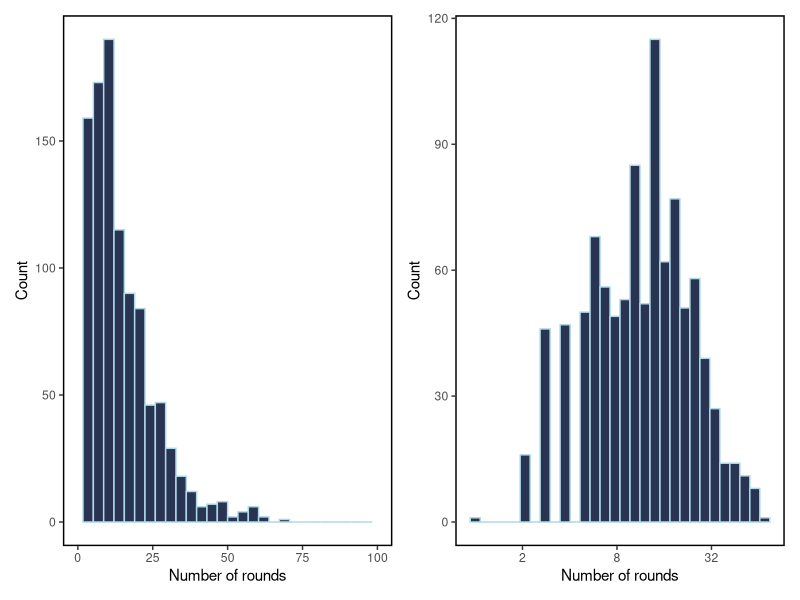
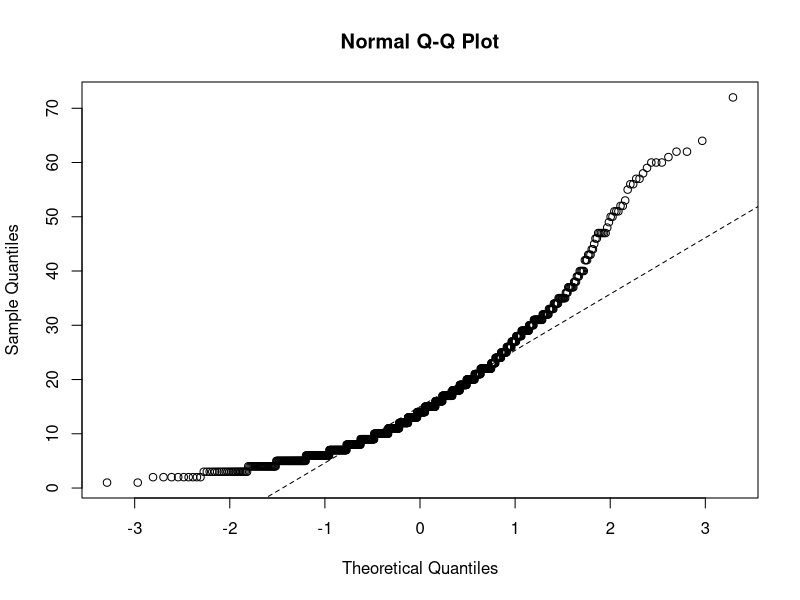
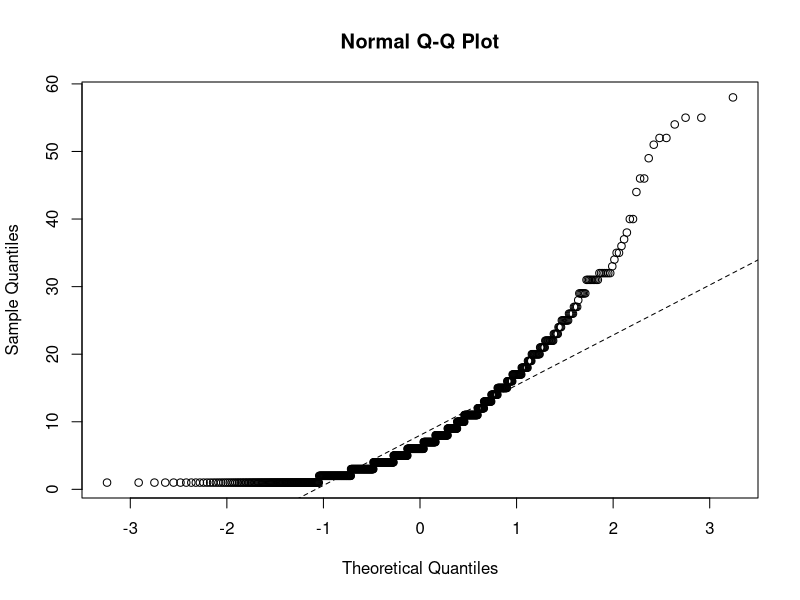
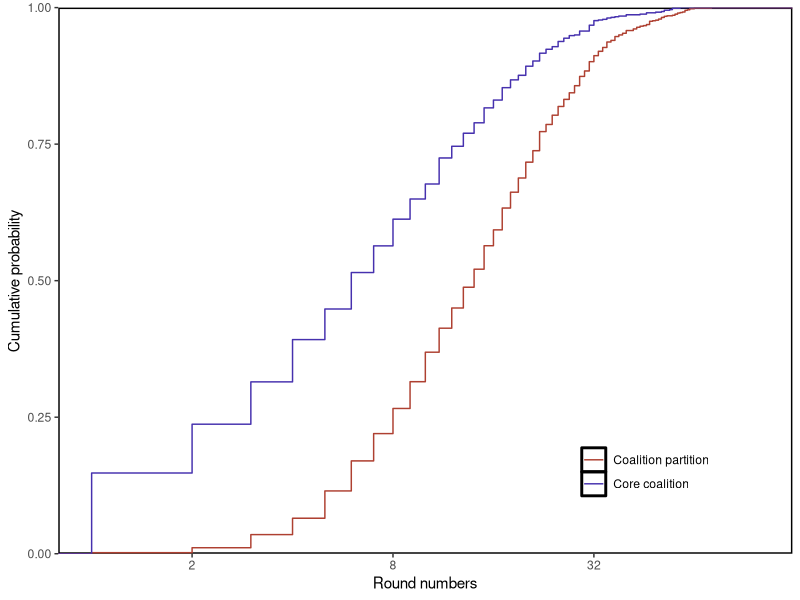

Source code (R) for these figures, in order: (Note: this script raises an error after producing the figures.)
# Install and call required packages
install.packages(c("tidyverse", "ggplot2", "scales", "psych", "patchwork"))
library(ggplot2)
library(tidyverse)
library(scales)
library(psych)
library(patchwork) # for ggplot to combine the plots

# Game 5 output
game5Data <- subset(read.csv(file = 'EXPERIMENT-Game-5-output.csv'), ID != 0)
newdataG5 <- subset(game5Data, players_turn == 2 & decision_consistency == 2 & coalition_suggestion == 2,
                    select = c(ID, round_num))

################### Histograms
p1 <- ggplot(newdataG5, aes(x = round_num)) + 
  geom_histogram(color="lightblue", fill="#293352")+
  scale_x_continuous(limits = c(0, 100)) +
  #scale_x_continuous(trans = 'log2') + 
  xlab("Number of rounds") +
  ylab("Count")+
  theme(panel.grid.major = element_blank(), 
        panel.grid.minor = element_blank(),
        panel.background = element_rect(colour = "black", size=1, fill= NA))

p2 <- ggplot(newdataG5, aes(x = round_num)) + 
  geom_histogram(color="lightblue", fill="#293352")+
  scale_x_continuous(trans = 'log2') + 
  xlab("Number of rounds") +
  ylab("Count")+
  theme(panel.grid.major = element_blank(), 
        panel.grid.minor = element_blank(),
        panel.background = element_rect(colour = "black", size=1, fill= NA))

p1 + p2 # combine the figures

# Comparing CDF of CP with in_cp
CP <- game5Data %>%
  group_by(ID) %>%
  filter(CP == -1) %>%
  summarize(count = n())
#summarize(round = min(round_num))
CP$type <- "Coalition partition" 
qqnorm(CP$count)
qqline(CP$count, lty =2)

in_cp <- game5Data %>%
  group_by(ID) %>%
  filter(in_cp == -1) %>%
  summarize(count = n())
in_cp$type <- "Core coalition" 
qqnorm(in_cp$count)
qqline(in_cp$count, lty =2)

dfF <- rbind(CP, in_cp)

ggplot(dfF, aes(x = count, color = type)) + 
  stat_ecdf() + 
  xlab("Round numbers") +
  ylab("Cumulative probability")+
  #labs(fill = "Coalition type")+
  scale_x_continuous(trans = 'log2', limits = c(1, 100)) +
  #scale_x_continuous(limits = c(1, 100)) +
  scale_y_continuous(expand = c(0, 0)) +
  scale_color_manual(values = c("#AE4031", "#4631AE")) +
  #theme_classic(panel.border(colour = "black", fill =NA, size = 5))
  theme(panel.grid.major = element_blank(), 
        panel.grid.minor = element_blank(),
        panel.background = element_rect(colour = "black", size=1, fill= NA),
        legend.position = c(0.8, 0.15),
        legend.title = element_blank())


####### continue from here
bar_data5 <- read.csv(file = 'G2_cum_percent.csv')
View(bar_data5)
write.table(bar_data5, file = "chisq_Game5.csv", sep = ",", quote = FALSE, row.names = F) 
df <- gather(bar_data5, key = "category", value = "value", c("ï..Agents", "Humans"))
df$category[df$category=="ï..Agents"] <- "Cummulative % agents"
df$category[df$category=="Humans"] <- "Cummulative % humans"
df$id = c(1, 2, 3, 4, 1, 2, 3, 4)
View(df)

# Comparing agents with bots for Game2
ggplot(df, aes(x = id, y = value, fill = category)) +
  geom_bar(stat = "identity", position = 'dodge', width = 0.35) +
  #geom_line()
  ylab("Cumulative percentages") +
  xlab("Number of rounds") +
  geom_hline(aes(yintercept = -Inf), color = "black") +
  scale_x_continuous(breaks = round(seq(min(df$id), max(df$id), by = 1), 1)) +
  scale_y_continuous(breaks = round(seq(0, 90, by = 10))) +
  scale_fill_manual(values = c("#293352", "#00AFBB"))+ 
  theme(panel.grid.major = element_blank(), 
        panel.grid.minor = element_blank(),
        panel.background = element_rect(colour = "black", size=1, fill= NA),
        legend.position = c(0.15, 0.87),
        legend.text = element_text(size = 8),
        legend.title = element_blank())


# statistical test of significance
test5 <- chisq.test(table(bar_data5$Humans, bar_data5$ï..Agents))
test5

# Monte-Carlo simulation runs
chisq.test(cbind(bar_data5$Humans, bar_data5$ï..Agents),sim=TRUE,B=20000)
?chisq.test


# Extra analysis
# The data that contains all numbers except for -1
newdataG5less1 <- subset(game5Data, in_cp != -1,
                         select = c(ID, round_num, CP, in_cp))
newdataG5 <- newdataG5 %>% arrange(round_num)



